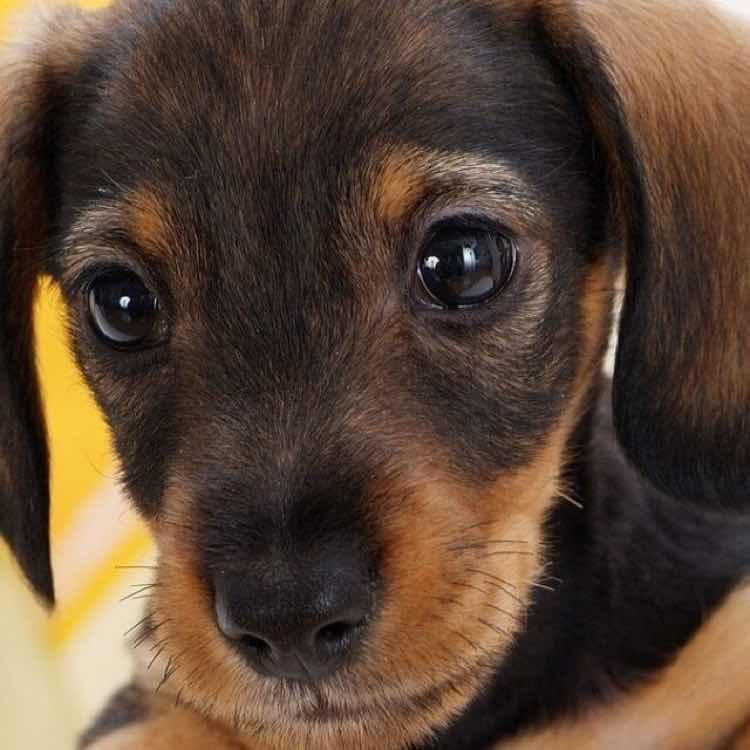
#> input picture 00/resource/test.jpg, 750 x 750 px
$ python AddTextToImage.py
#> lines starting #> are read from the running program, lines starting #| are printed output that depends on the picture
from PIL import Image
from PIL import ImageDraw
from PIL import ImageFont

im = Image.open("resource/test.jpg")
#> im is the input picture: PIL image 750x750 RGB; mean R, G, B 90.5, 69.2, 53.8

font = ImageFont.truetype('Arial.ttf', 150)
draw = ImageDraw.Draw(im)
(x,y) = im.size
#> x = 750; y = 750
draw.text((x-150,50),"4",(255,0,0),font=font)

#draw = ImageDraw.Draw(im)

im.save("resource/resoult.jpg")
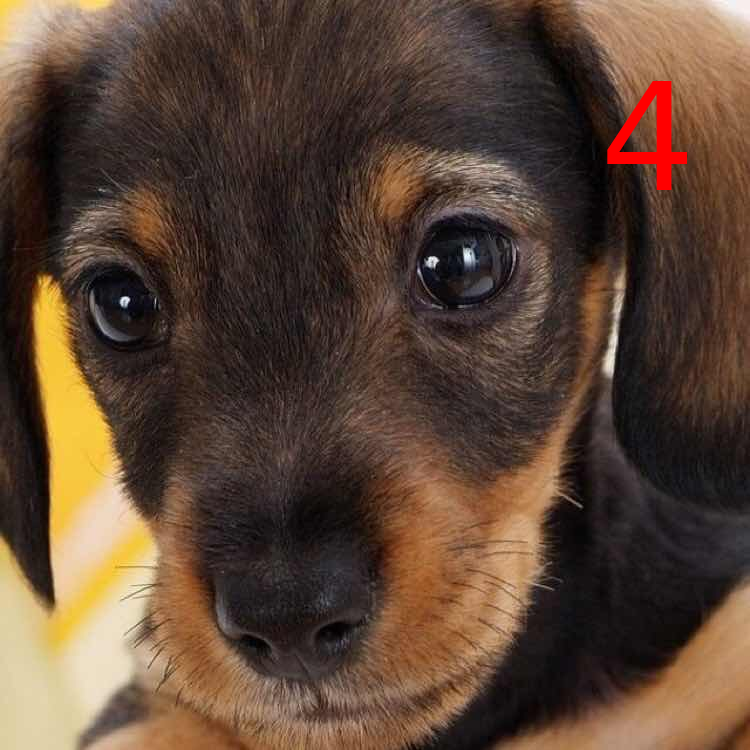
#> saved as resoult.jpg: PIL image 750x750 RGB; mean R, G, B 91.4, 68.8, 53.5
